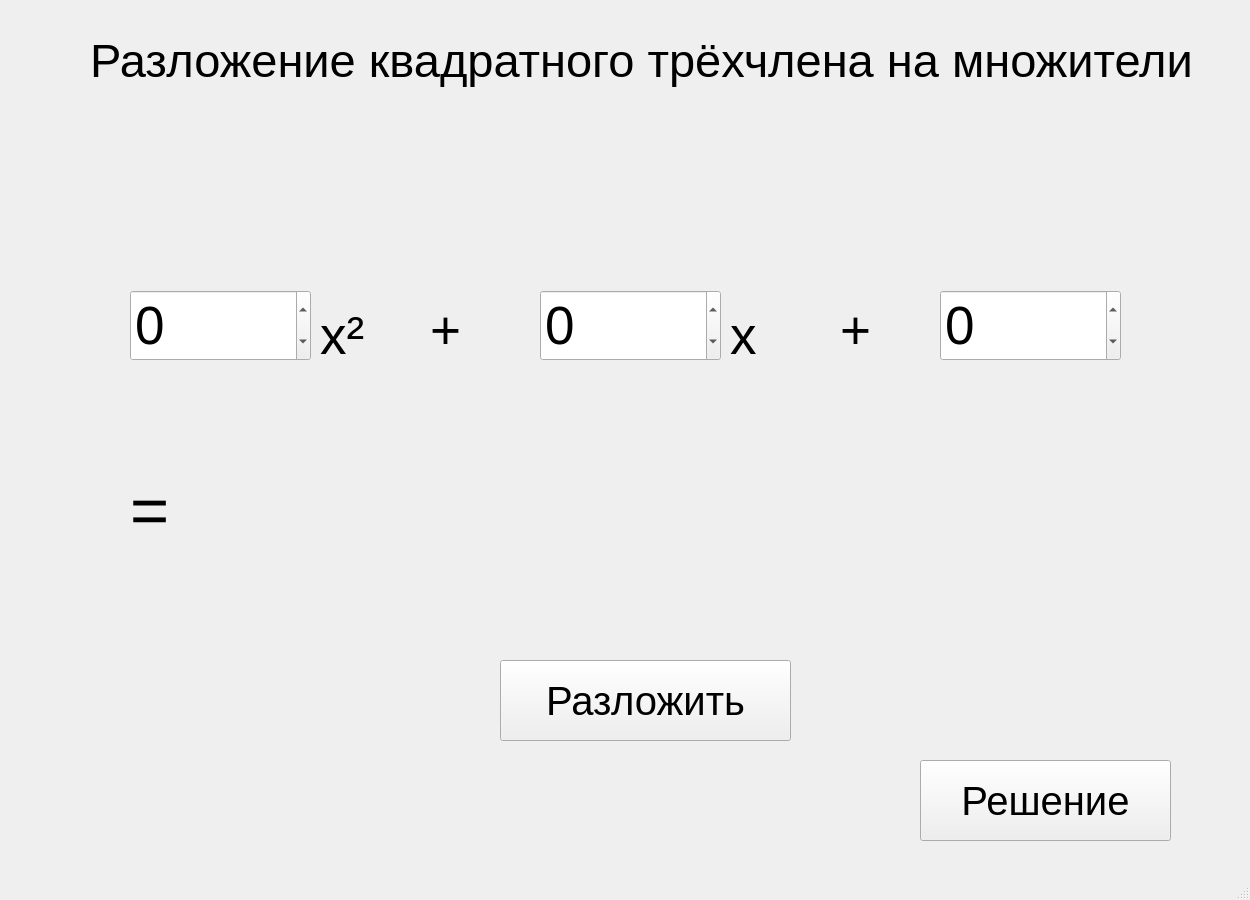
<?xml version="1.0" encoding="UTF-8"?>
<ui version="4.0">
 <class>MainWindow</class>
 <widget class="QMainWindow" name="MainWindow">
  <property name="geometry">
   <rect>
    <x>0</x>
    <y>0</y>
    <width>1250</width>
    <height>900</height>
   </rect>
  </property>
  <property name="windowTitle">
   <string>MainWindow</string>
  </property>
  <widget class="QWidget" name="centralwidget">
   <widget class="QLabel" name="label">
    <property name="geometry">
     <rect>
      <x>320</x>
      <y>310</y>
      <width>61</width>
      <height>51</height>
     </rect>
    </property>
    <property name="font">
     <font>
      <pointsize>40</pointsize>
     </font>
    </property>
    <property name="text">
     <string>x²</string>
    </property>
   </widget>
   <widget class="QLabel" name="label_2">
    <property name="geometry">
     <rect>
      <x>430</x>
      <y>300</y>
      <width>71</width>
      <height>61</height>
     </rect>
    </property>
    <property name="font">
     <font>
      <pointsize>40</pointsize>
     </font>
    </property>
    <property name="text">
     <string>+</string>
    </property>
   </widget>
   <widget class="QLabel" name="label_3">
    <property name="geometry">
     <rect>
      <x>730</x>
      <y>310</y>
      <width>41</width>
      <height>51</height>
     </rect>
    </property>
    <property name="font">
     <font>
      <pointsize>40</pointsize>
     </font>
    </property>
    <property name="text">
     <string>x</string>
    </property>
   </widget>
   <widget class="QLabel" name="label_4">
    <property name="geometry">
     <rect>
      <x>840</x>
      <y>300</y>
      <width>71</width>
      <height>61</height>
     </rect>
    </property>
    <property name="font">
     <font>
      <pointsize>40</pointsize>
     </font>
    </property>
    <property name="text">
     <string>+</string>
    </property>
   </widget>
   <widget class="QLabel" name="label_5">
    <property name="geometry">
     <rect>
      <x>130</x>
      <y>480</y>
      <width>141</width>
      <height>61</height>
     </rect>
    </property>
    <property name="font">
     <font>
      <pointsize>50</pointsize>
     </font>
    </property>
    <property name="text">
     <string>=</string>
    </property>
   </widget>
   <widget class="QLabel" name="label_6">
    <property name="geometry">
     <rect>
      <x>90</x>
      <y>20</y>
      <width>1211</width>
      <height>81</height>
     </rect>
    </property>
    <property name="font">
     <font>
      <pointsize>35</pointsize>
     </font>
    </property>
    <property name="text">
     <string>Разложение квадратного трёхчлена на множители</string>
    </property>
   </widget>
   <widget class="QPushButton" name="pushButton">
    <property name="geometry">
     <rect>
      <x>920</x>
      <y>760</y>
      <width>251</width>
      <height>81</height>
     </rect>
    </property>
    <property name="font">
     <font>
      <pointsize>30</pointsize>
     </font>
    </property>
    <property name="text">
     <string>Решение</string>
    </property>
   </widget>
   <widget class="QPushButton" name="pushButton_2">
    <property name="geometry">
     <rect>
      <x>500</x>
      <y>660</y>
      <width>291</width>
      <height>81</height>
     </rect>
    </property>
    <property name="font">
     <font>
      <pointsize>30</pointsize>
     </font>
    </property>
    <property name="text">
     <string>Разложить</string>
    </property>
   </widget>
   <widget class="QLabel" name="label_7">
    <property name="geometry">
     <rect>
      <x>230</x>
      <y>440</y>
      <width>791</width>
      <height>121</height>
     </rect>
    </property>
    <property name="font">
     <font>
      <pointsize>35</pointsize>
     </font>
    </property>
    <property name="text">
     <string/>
    </property>
    <property name="alignment">
     <set>Qt::AlignCenter</set>
    </property>
    <property name="wordWrap">
     <bool>true</bool>
    </property>
   </widget>
   <widget class="QSpinBox" name="spinBox">
    <property name="geometry">
     <rect>
      <x>130</x>
      <y>290</y>
      <width>181</width>
      <height>71</height>
     </rect>
    </property>
    <property name="font">
     <font>
      <pointsize>40</pointsize>
     </font>
    </property>
    <property name="minimum">
     <number>-1000000000</number>
    </property>
    <property name="maximum">
     <number>1000000000</number>
    </property>
   </widget>
   <widget class="QSpinBox" name="spinBox_2">
    <property name="geometry">
     <rect>
      <x>540</x>
      <y>290</y>
      <width>181</width>
      <height>71</height>
     </rect>
    </property>
    <property name="font">
     <font>
      <pointsize>40</pointsize>
     </font>
    </property>
    <property name="minimum">
     <number>-1000000000</number>
    </property>
    <property name="maximum">
     <number>1000000000</number>
    </property>
   </widget>
   <widget class="QSpinBox" name="spinBox_3">
    <property name="geometry">
     <rect>
      <x>940</x>
      <y>290</y>
      <width>181</width>
      <height>71</height>
     </rect>
    </property>
    <property name="font">
     <font>
      <pointsize>40</pointsize>
     </font>
    </property>
    <property name="minimum">
     <number>-1000000000</number>
    </property>
    <property name="maximum">
     <number>1000000000</number>
    </property>
   </widget>
  </widget>
  <widget class="QMenuBar" name="menubar">
   <property name="geometry">
    <rect>
     <x>0</x>
     <y>0</y>
     <width>1250</width>
     <height>21</height>
    </rect>
   </property>
  </widget>
  <widget class="QStatusBar" name="statusbar"/>
 </widget>
 <resources/>
 <connections/>
</ui>
